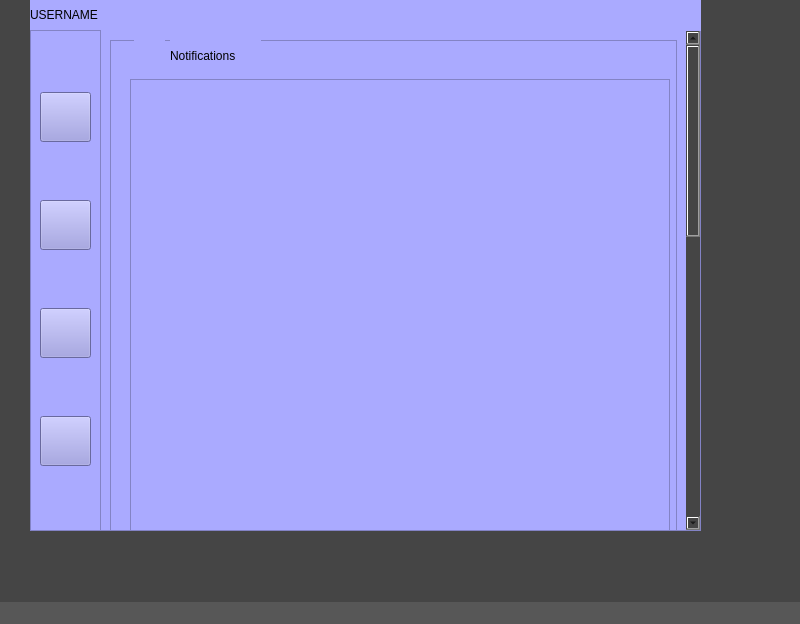
<?xml version="1.0" encoding="UTF-8"?>
<ui version="4.0">
 <class>MainWindow</class>
 <widget class="QMainWindow" name="MainWindow">
  <property name="geometry">
   <rect>
    <x>0</x>
    <y>0</y>
    <width>800</width>
    <height>624</height>
   </rect>
  </property>
  <property name="windowTitle">
   <string>MainWindow</string>
  </property>
  <property name="styleSheet">
   <string notr="true">background-color: rgb(0, 0, 0);
background-color: rgb(87, 87, 87); color: rgb(0, 0, 0);</string>
  </property>
  <widget class="QWidget" name="centralwidget">
   <property name="styleSheet">
    <string notr="true">background-color: rgb(69, 69, 69); color: rgb(0, 0, 0);</string>
   </property>
   <widget class="QScrollArea" name="scrollArea">
    <property name="geometry">
     <rect>
      <x>100</x>
      <y>30</y>
      <width>601</width>
      <height>501</height>
     </rect>
    </property>
    <property name="styleSheet">
     <string notr="true">background-color: rgb(170, 170, 255); color: rgb(0, 0, 0);</string>
    </property>
    <property name="widgetResizable">
     <bool>true</bool>
    </property>
    <widget class="QWidget" name="scrollAreaWidgetContents">
     <property name="geometry">
      <rect>
       <x>0</x>
       <y>0</y>
       <width>586</width>
       <height>1212</height>
      </rect>
     </property>
     <layout class="QVBoxLayout" name="verticalLayout">
      <item>
       <widget class="QFrame" name="frame">
        <property name="minimumSize">
         <size>
          <width>0</width>
          <height>1200</height>
         </size>
        </property>
        <property name="frameShape">
         <enum>QFrame::StyledPanel</enum>
        </property>
        <property name="frameShadow">
         <enum>QFrame::Raised</enum>
        </property>
        <widget class="QListWidget" name="listWidget">
         <property name="geometry">
          <rect>
           <x>20</x>
           <y>39</y>
           <width>540</width>
           <height>1141</height>
          </rect>
         </property>
         <property name="styleSheet">
          <string notr="true">color: rgb(0, 0, 0);</string>
         </property>
        </widget>
        <widget class="QLabel" name="label">
         <property name="geometry">
          <rect>
           <x>24</x>
           <y>0</y>
           <width>31</width>
           <height>31</height>
          </rect>
         </property>
         <property name="text">
          <string/>
         </property>
         <property name="pixmap">
          <pixmap>:feather/bell.svg</pixmap>
         </property>
        </widget>
        <widget class="QLabel" name="label_2">
         <property name="geometry">
          <rect>
           <x>60</x>
           <y>0</y>
           <width>91</width>
           <height>31</height>
          </rect>
         </property>
         <property name="text">
          <string>Notifications</string>
         </property>
        </widget>
       </widget>
      </item>
     </layout>
    </widget>
   </widget>
   <widget class="QLabel" name="label_3">
    <property name="geometry">
     <rect>
      <x>30</x>
      <y>0</y>
      <width>671</width>
      <height>31</height>
     </rect>
    </property>
    <property name="styleSheet">
     <string notr="true">background-color: rgb(170, 170, 255); color: rgb(0, 0, 0);</string>
    </property>
    <property name="text">
     <string>&lt;html&gt;&lt;head/&gt;&lt;body&gt;&lt;p&gt;&lt;span style=&quot; color:#000000;&quot;&gt;USERNAME&lt;/span&gt;&lt;/p&gt;&lt;/body&gt;&lt;/html&gt;</string>
    </property>
   </widget>
   <widget class="QFrame" name="frame_2">
    <property name="geometry">
     <rect>
      <x>30</x>
      <y>30</y>
      <width>71</width>
      <height>501</height>
     </rect>
    </property>
    <property name="styleSheet">
     <string notr="true">background-color: rgb(170, 170, 255); color: rgb(0, 0, 0);</string>
    </property>
    <property name="frameShape">
     <enum>QFrame::StyledPanel</enum>
    </property>
    <property name="frameShadow">
     <enum>QFrame::Raised</enum>
    </property>
    <layout class="QVBoxLayout" name="verticalLayout_2">
     <item>
      <widget class="QPushButton" name="pushButton_7">
       <property name="enabled">
        <bool>true</bool>
       </property>
       <property name="minimumSize">
        <size>
         <width>50</width>
         <height>50</height>
        </size>
       </property>
       <property name="styleSheet">
        <string notr="true">background-color: rgb(142, 142, 213);
background-color: rgb(147, 147, 221); color: rgb(0, 0, 0);</string>
       </property>
       <property name="text">
        <string/>
       </property>
       <property name="icon">
        <iconset>
         <normaloff>ICONS/feather/image.svg</normaloff>ICONS/feather/image.svg</iconset>
       </property>
       <property name="iconSize">
        <size>
         <width>24</width>
         <height>24</height>
        </size>
       </property>
      </widget>
     </item>
     <item>
      <widget class="QPushButton" name="pushButton_8">
       <property name="minimumSize">
        <size>
         <width>50</width>
         <height>50</height>
        </size>
       </property>
       <property name="styleSheet">
        <string notr="true">background-color: rgb(147, 147, 221); color: rgb(0, 0, 0);</string>
       </property>
       <property name="text">
        <string/>
       </property>
       <property name="icon">
        <iconset>
         <normaloff>ICONS/feather/search.svg</normaloff>ICONS/feather/search.svg</iconset>
       </property>
       <property name="iconSize">
        <size>
         <width>24</width>
         <height>24</height>
        </size>
       </property>
      </widget>
     </item>
     <item>
      <widget class="QPushButton" name="pushButton_9">
       <property name="minimumSize">
        <size>
         <width>50</width>
         <height>50</height>
        </size>
       </property>
       <property name="styleSheet">
        <string notr="true">background-color: rgb(147, 147, 221); color: rgb(0, 0, 0);</string>
       </property>
       <property name="text">
        <string/>
       </property>
       <property name="icon">
        <iconset>
         <normaloff>ICONS/feather/user.svg</normaloff>ICONS/feather/user.svg</iconset>
       </property>
       <property name="iconSize">
        <size>
         <width>24</width>
         <height>24</height>
        </size>
       </property>
      </widget>
     </item>
     <item>
      <widget class="QPushButton" name="pushButton_11">
       <property name="minimumSize">
        <size>
         <width>50</width>
         <height>50</height>
        </size>
       </property>
       <property name="styleSheet">
        <string notr="true">background-color: rgb(147, 147, 221); color: rgb(0, 0, 0);</string>
       </property>
       <property name="text">
        <string/>
       </property>
       <property name="icon">
        <iconset>
         <normaloff>ICONS/feather/log-out.svg</normaloff>ICONS/feather/log-out.svg</iconset>
       </property>
       <property name="iconSize">
        <size>
         <width>24</width>
         <height>24</height>
        </size>
       </property>
      </widget>
     </item>
    </layout>
   </widget>
  </widget>
  <widget class="QStatusBar" name="statusbar"/>
 </widget>
 <resources>
  <include location="ICONS/resources.qrc"/>
 </resources>
 <connections/>
</ui>
